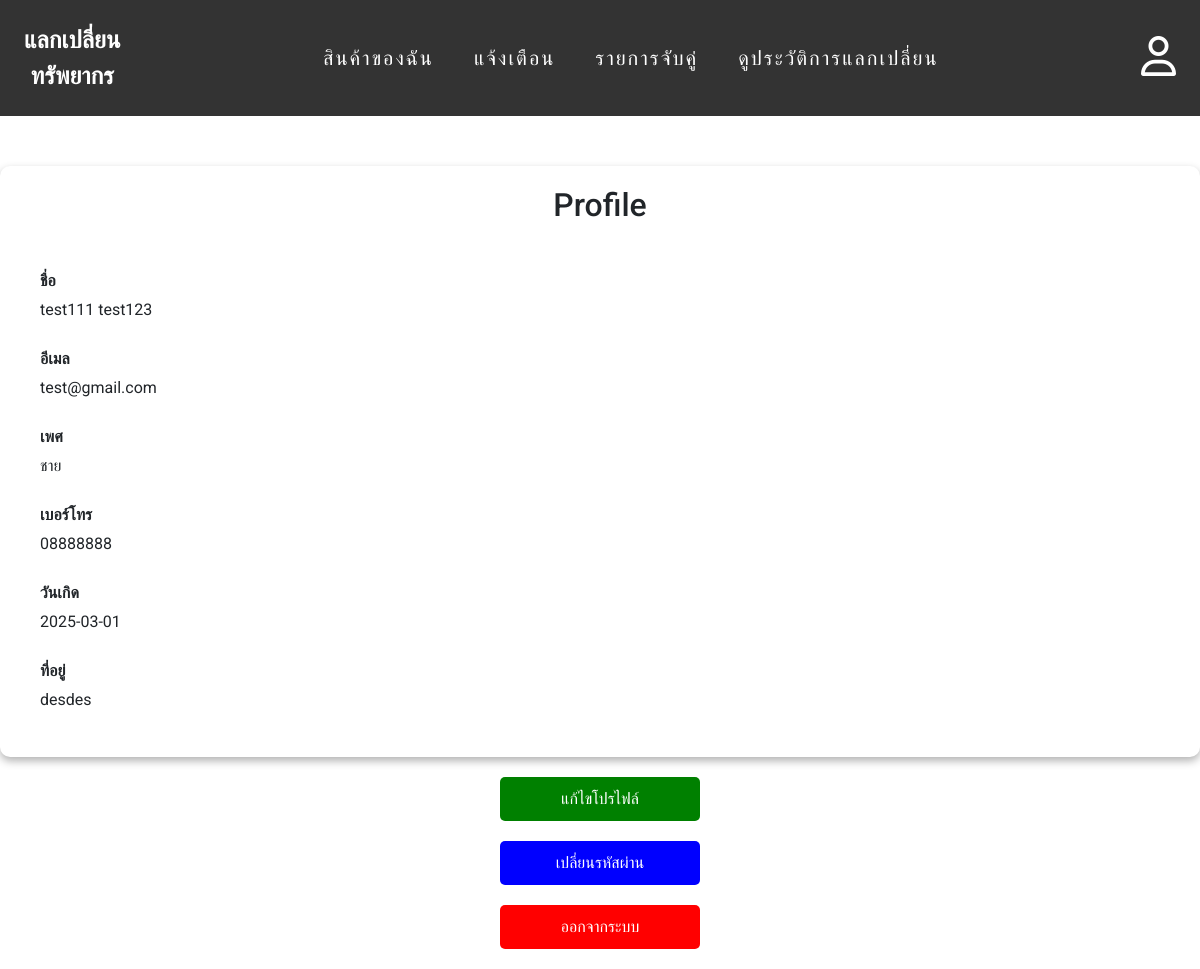
/profile.php (signed in), run on an earlier commit of the app's database.
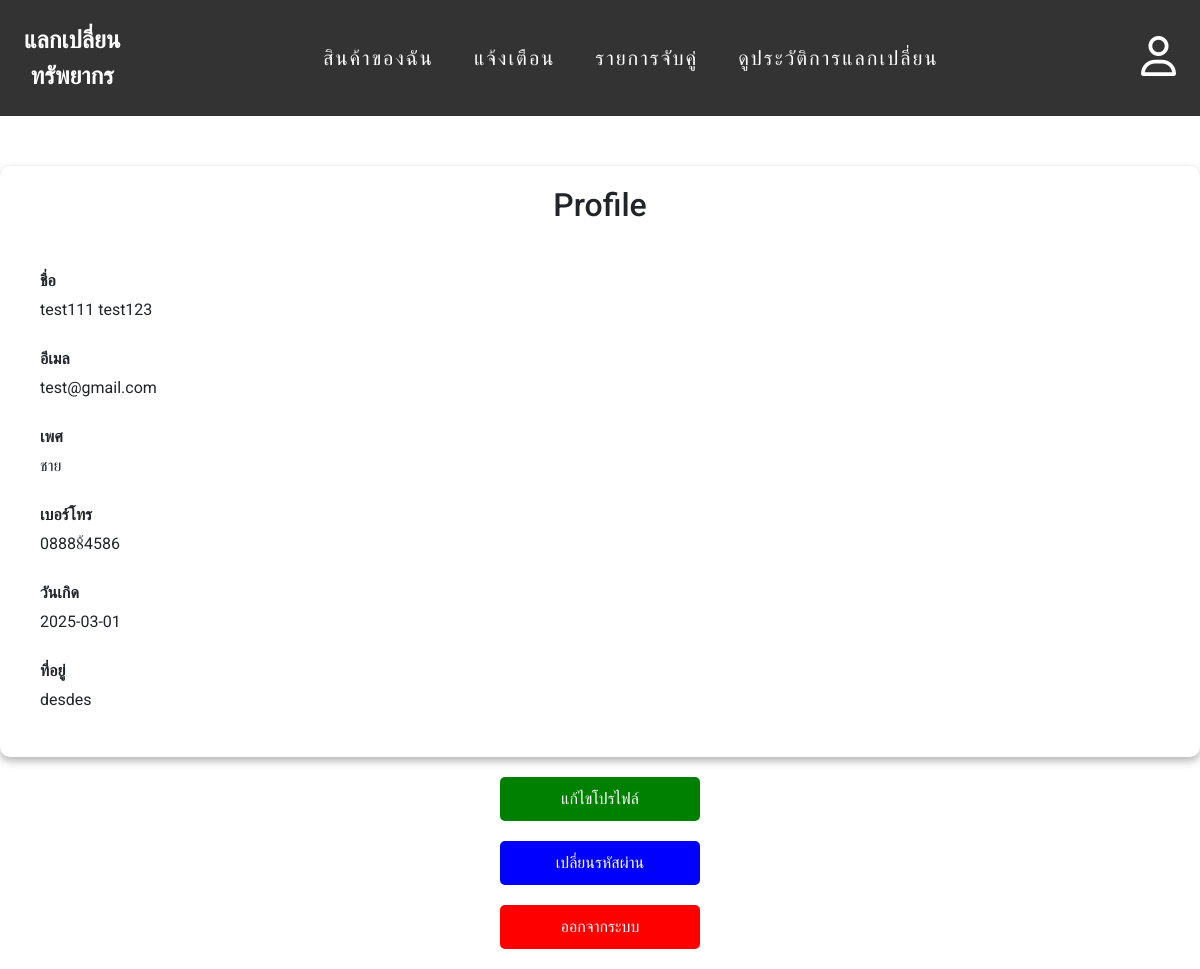
And on a later commit of the database.
### tables this page shows
CREATE TABLE `users` (
  `user_id` int(10) NOT NULL,
  `email` varchar(255) NOT NULL,
  `password` varchar(255) NOT NULL,
  `firstname` varchar(255) NOT NULL,
  `lastname` varchar(255) NOT NULL,
  `gender` varchar(15) NOT NULL,
  `tel` varchar(10) NOT NULL,
  `birth_date` date NOT NULL,
  `address` text NOT NULL,
  `community` varchar(255) NOT NULL,
  `user_type` varchar(15) NOT NULL DEFAULT 'user',
  `profile_image` varchar(255) DEFAULT NULL
);

### profile.php (the view, shortened to what this page needs)
<?php
    include 'connection.php';
    $user_id = $_SESSION['user_id'];
?>
<!DOCTYPE html>
<html lang="th">
<head>
    <link rel="stylesheet" href="https://cdnjs.cloudflare.com/ajax/libs/font-awesome/6.5.1/css/all.min.css" />
    <link href="https://cdn.jsdelivr.net/npm/bootstrap@5.3.3/dist/css/bootstrap.min.css" rel="stylesheet">
</head>
<body>
<div class="navbar">
    <a href="main_product_post.php">
        <span class="text">
            แลกเปลี่ยน<br>
            ทรัพยากร
        </span>
    </a>
    <div class="navbar-center">
        <a href="myproduct.php">สินค้าของฉัน</a>
        <a href="notification.php">แจ้งเตือน</a>
        <a href="matchslist.php">รายการจับคู่</a>
        <a href="history.php">ดูประวัติการแลกเปลี่ยน</a>
    </div>
    <div class="navbar-right">
        <a href="profile.php"><span><i class="fa-regular fa-user"></i></span></a>
    </div>
</div>
    <div class="container-center">
        <div class="profile-container">
        <h2>Profile</h2>
            <?php
                $sql = "SELECT email, firstname, lastname, gender, tel, birth_date, address, community
                        FROM users WHERE user_id = '$user_id'";
                $result = $conn->query($sql);
                if ($result->num_rows > 0) {
                    $row = $result->fetch_assoc();
                    echo "<div class='profile-content'>";
                    echo "<div class='info-box'><strong>ชื่อ</strong><span>" . $row["firstname"] . " " . $row["lastname"] . "</span></div>";
                    echo "<div class='info-box'><strong>อีเมล</strong><span>" . $row["email"] . "</span></div>";
                    echo "<div class='info-box'><strong>เพศ</strong><span>" . $row["gender"] . "</span></div>";
                    echo "<div class='info-box'><strong>เบอร์โทร</strong><span>" . $row["tel"] . "</span></div>";
                    echo "<div class='info-box'><strong>วันเกิด</strong><span>" . $row["birth_date"] . "</span></div>";
                    echo "<div class='info-box'><strong>ที่อยู่</strong><span>" . $row["address"] . "</span></div>";
                    echo "</div>";
                } else {
                    echo "<p class='text-center'>ไม่พบข้อมูลผู้ใช้</p>";
                }
            ?>
        </div>
            <a href="edit_profile.php" class="edit_profile">แก้ไขโปรไฟล์</a>
            <a href="edit_password.php" class="edit_password">เปลี่ยนรหัสผ่าน</a>
            <a href="logout.php" class="logout-btn">ออกจากระบบ</a>
    </div>
</body>
</html>

What changed in the data, as far as the page shows it:
changed users "test111": tel "08888888" → "08888้4586"
